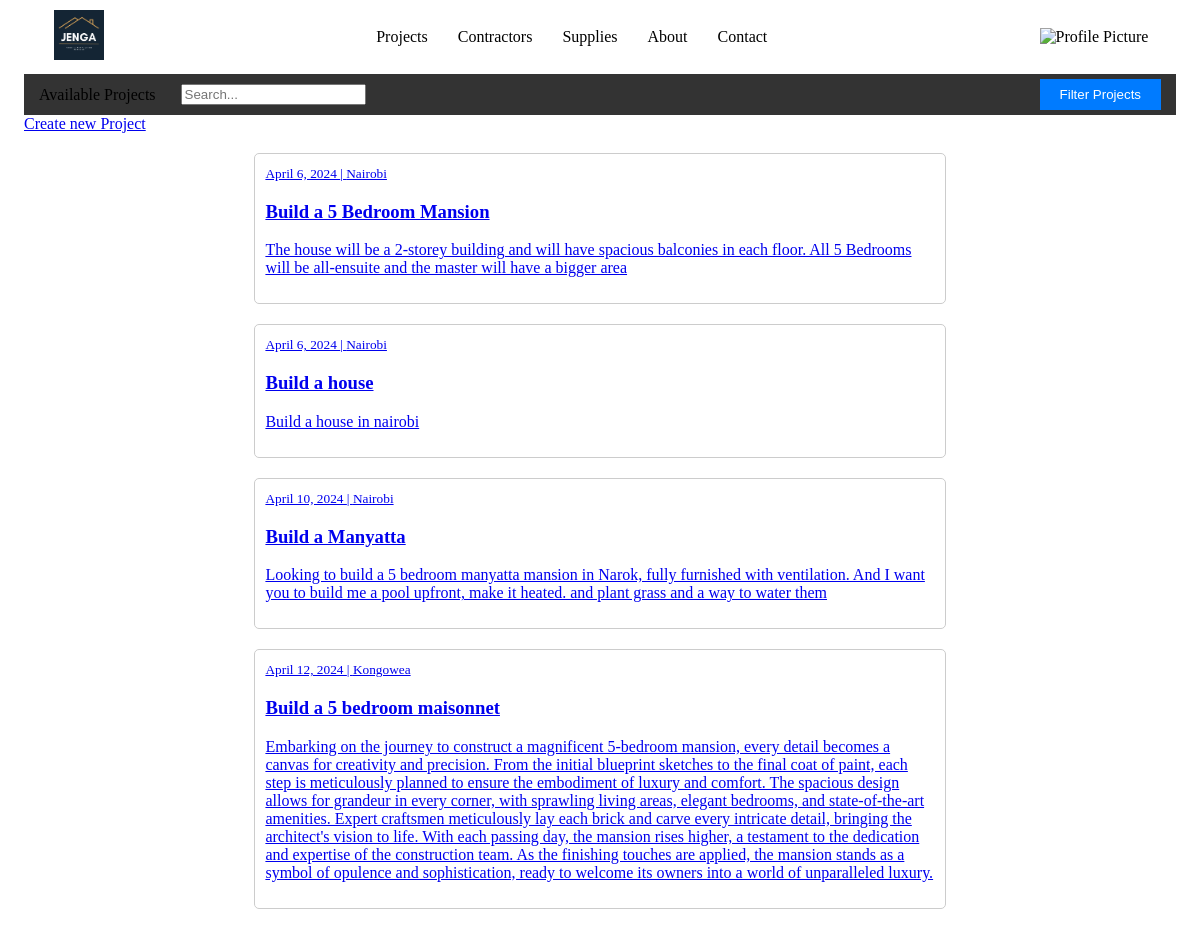
/projects/ (signed in), run on an earlier commit of the app's database.
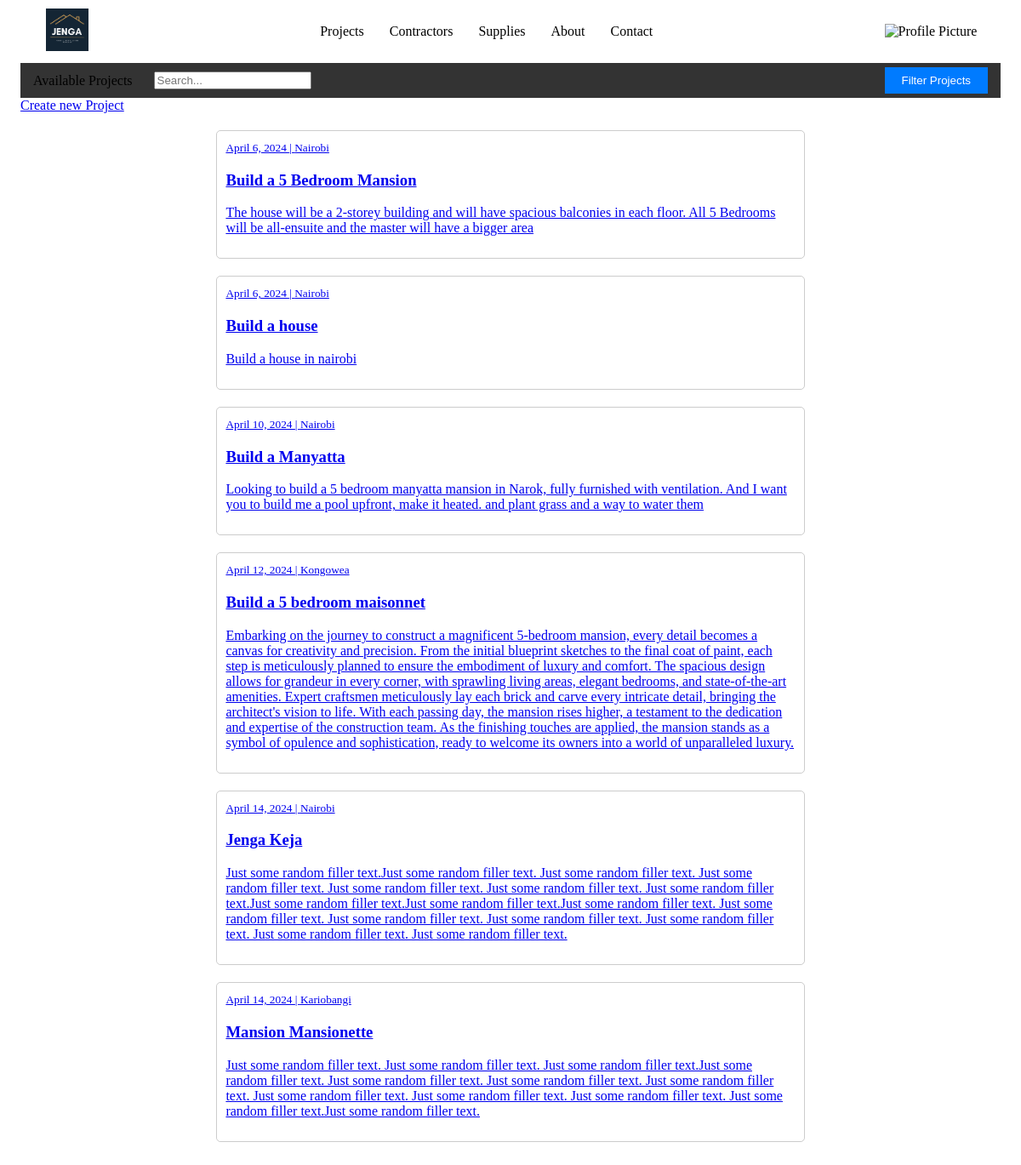
And on a later commit of the database.
### base/models.py (models this page shows, shortened)
class Project(models.Model):
    STATUS_CHOICES = (
        ('Open', 'Open'),
        ('In Progress', 'In Progress'),
        ('Completed', 'Completed'),
    )
    user = models.ForeignKey(User, on_delete=models.CASCADE, null=True, blank=True)
    title = models.CharField(max_length=211)
    budget = models.DecimalField(max_digits=10, decimal_places=2, default=0)
    location = models.CharField(max_length=100, null=True, blank=True)
    description  = models.TextField(null=True, blank=True)
    status = models.CharField(choices=STATUS_CHOICES, default='Open', max_length=20)
    created_at = models.DateTimeField(default=timezone.now)
    updated_at = models.DateTimeField(auto_now=True)

### base/views.py (the view)
# urls.py: path('projects/', ListingsTemplate.as_view(), name='projects'),
class ListingsTemplate(ListView):
    model = Project
    context_object_name = 'projects'
    template_name = 'base/projects.html'

### base/templates/base/projects.html (shortened to what this page needs)
{% extends 'base/main.html' %} {% block content %} {% load static %}
<!DOCTYPE html>
<html lang="en">
  <head>
    <link rel="stylesheet" href="{% static 'css/projects.css' %}" />
  </head>
  <body>
    <div class="proj-nav">
      <div class="proj-title">Available Projects</div>
      <div class="search-bar">
        <input type="text" placeholder="Search..." />
      </div>
      <button class="filter-button" onclick="filterProjects()">
        Filter Projects
      </button>
    </div>
    <a href="{% url 'project' %}">Create new Project</a></br>
    <div class="project-container">
      {% for project in projects %}
      <a href="{% url 'project_detail' project.pk %}">
        <div class="projectDetails">
          {% if project.image %}
          <img src="{{ project.image.url }}" alt="Project Image" />
          <div class="project-description">
            <small>{{ project.created_at.date }}   |   {{ project.location }}</small>
            <h3>{{ project.title }}</h3>
            <p>{{ project.description }}</p>
          </div>
          {% else %}
          <div class="project-description">
            <small>{{ project.created_at.date }}   |   {{ project.location }}</small>
            <h3>{{ project.title }}</h3>
            <p>{{ project.description }}</p>
          </div>
        </div>
      </a>
        {% endif %}
      {% endfor %}
    </div>
    {% endblock content %}

### base/templates/base/main.html (shortened to what this page needs)
{% load static %}
<!DOCTYPE html>
<html lang="en">
  <head>
    <link rel="stylesheet" href="{% static 'css/main.css' %}" />
  </head>
  <body>
    <nav class="navbar">
      <div class="navbar-logo">
        <a href="{% url 'index' %}">
          <img src="{% static 'images/logo.png' %}" alt="Logo" />
        </a>
      </div>
      <div class="navbar-menu">
        <ul>
          <li><a href="{% url 'projects' %}">Projects</a></li>
          <li><a href="{% url 'contractors' %}">Contractors</a></li>
          <li><a href="{% url 'buy-supplies' %}">Supplies</a></li>
          <li><a href="{% url 'about' %}">About</a></li>
          <li><a href="{% url 'contact' %}">Contact</a></li>
        </ul>
      </div>
      <div class="navbar-user">
        {% if user.is_authenticated %}
        <div class="user-profile">
          <img src="{{ user.profile_picture.url }}" alt="Profile Picture" />
        </div>
        {% else %}
        <a href="{% url 'login' %}" class="loginBtn">Login</a>
        {% endif %}
      </div>
    </nav>
    {% block content %} {% endblock content %}
  </body>
</html>

### static/css/main.css (style rules this page uses)
body { width: 96%; margin: auto; background-color: white; }
.navbar { display: flex; justify-content: space-between; align-items: center; background-color: hwb(0 100% 0%); border-radius: 5%; color: black; padding: 10px 30px; width: 95%; margin: auto; }
.navbar-logo img { height: 50px; width: auto; }
.navbar-menu ul { list-style-type: none; padding: 0; margin: 0; display: flex; }
.navbar-menu ul li { margin-right: 20px; padding: 5px 5px; border-radius: 1.5rem; }
.navbar-menu ul li:last-child { margin-right: 0; }
.navbar-menu ul li a { text-decoration: none; color: black; transition: color 0.3s ease; }
.navbar-user .user-profile { position: relative; }

### static/css/projects.css (style rules this page uses)
.proj-nav { display: flex; justify-content: space-between; align-items: center; background-color: #333; color: black; padding: 5px 15px; }
.search-bar { flex: 1; margin: 0 20px; padding: 5px; }
.filter-button { background-color: #007bff; color: #fff; border: none; padding: 8px 20px; cursor: pointer; }
.project-container { width: 60%; margin: auto; overflow: hidden; padding: 20px; }
.projectDetails { display: flex; margin-bottom: 20px; border: 1px solid #ccc; border-radius: 5px; padding: 10px; }
.project-description { flex: 1; }

What changed in the data, as far as the page shows it:
added Project: created_at "April 14, 2024", location "Nairobi", title "Jenga Keja", description "Just some random filler text.Just some random filler text. Just some random filler text. Just some random filler text. Just some random filler text. Just some random filler text. Just some random filler text.Just some random filler text.Just some random filler text.Just some random filler text. Just some random filler text. Just some random filler text. Just some random filler text. Just some random filler text. Just some random filler text. Just some random filler text."
added Project: created_at "April 14, 2024", location "Kariobangi", title "Mansion Mansionette", description "Just some random filler text. Just some random filler text. Just some random filler text.Just some random filler text. Just some random filler text. Just some random filler text. Just some random filler text. Just some random filler text. Just some random filler text. Just some random filler text. Just some random filler text.Just some random filler text."
